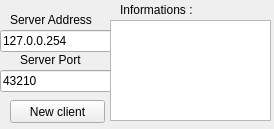
<?xml version="1.0" encoding="UTF-8"?>
<ui version="4.0">
 <class>MainWindow</class>
 <widget class="QMainWindow" name="MainWindow">
  <property name="geometry">
   <rect>
    <x>0</x>
    <y>0</y>
    <width>274</width>
    <height>129</height>
   </rect>
  </property>
  <property name="windowTitle">
   <string>MainWindow</string>
  </property>
  <widget class="QWidget" name="centralWidget">
   <widget class="QPushButton" name="connectPushButton">
    <property name="geometry">
     <rect>
      <x>10</x>
      <y>100</y>
      <width>95</width>
      <height>23</height>
     </rect>
    </property>
    <property name="text">
     <string>New client</string>
    </property>
   </widget>
   <widget class="QLineEdit" name="serverAddressLineEdit">
    <property name="geometry">
     <rect>
      <x>0</x>
      <y>30</y>
      <width>113</width>
      <height>22</height>
     </rect>
    </property>
    <property name="text">
     <string>127.0.0.254</string>
    </property>
   </widget>
   <widget class="QLineEdit" name="serverPortLineEdit">
    <property name="geometry">
     <rect>
      <x>0</x>
      <y>70</y>
      <width>113</width>
      <height>22</height>
     </rect>
    </property>
    <property name="text">
     <string>43210</string>
    </property>
   </widget>
   <widget class="QLabel" name="label_2">
    <property name="geometry">
     <rect>
      <x>10</x>
      <y>10</y>
      <width>91</width>
      <height>20</height>
     </rect>
    </property>
    <property name="text">
     <string>Server Address</string>
    </property>
   </widget>
   <widget class="QLabel" name="label_3">
    <property name="geometry">
     <rect>
      <x>20</x>
      <y>50</y>
      <width>71</width>
      <height>20</height>
     </rect>
    </property>
    <property name="text">
     <string>Server Port</string>
    </property>
   </widget>
   <widget class="QPlainTextEdit" name="plainTextEdit">
    <property name="geometry">
     <rect>
      <x>110</x>
      <y>20</y>
      <width>161</width>
      <height>101</height>
     </rect>
    </property>
   </widget>
   <widget class="QLabel" name="label_5">
    <property name="geometry">
     <rect>
      <x>120</x>
      <y>0</y>
      <width>141</width>
      <height>20</height>
     </rect>
    </property>
    <property name="text">
     <string>Informations :</string>
    </property>
   </widget>
  </widget>
 </widget>
 <layoutdefault spacing="6" margin="11"/>
 <resources/>
 <connections/>
</ui>
